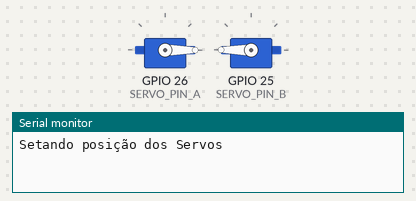
The sketch below on a simulated ESP32. On the bench: 2 × servo, the last lines printed to the serial monitor.

Above: at 0.05 s.
At 4.25 s:
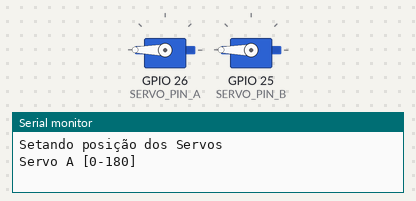
At 8.45 s:
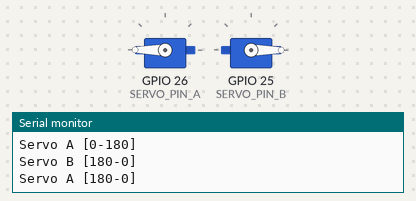
At 14.65 s:
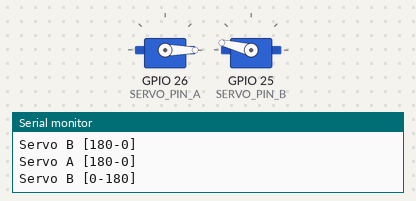
Timing chart, 0 to 19.3 s (numbered marks = the images above):
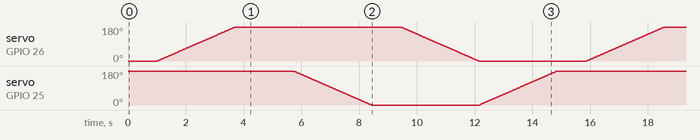

The sketch:

servo_motor_v01.ino
```cpp
#include <Servo.h>
Servo servo_a;
Servo servo_b;

#define SERVO_PIN_A 26
#define SERVO_PIN_B 25


void setup() {
  Serial.begin(9600);
  servo_a.attach(SERVO_PIN_A);
  servo_b.attach(SERVO_PIN_B);
  servo_a.write(0);
  servo_b.write(180);
  Serial.println("Setando posição dos Servos");
}

void loop() {


  delay(1000);
  Serial.println("Servo A [0-180]");
  for (int pos = 0; pos <= 180; pos += 1) {
    servo_a.write(pos);
    delay(15);
  }
  delay(2000);
  Serial.println("Servo B [180-0]");
  for (int pos = 180; pos >= 0; pos -= 1) {
    servo_b.write(pos);
    delay(15);
  }
  Serial.println("Servo A [180-0]");
  delay(1000);
  for (int pos = 180; pos >= 0; pos -= 1) {
    servo_a.write(pos);
    delay(15);
  }
  Serial.println("Servo B [0-180]");
  for (int pos = 0; pos <= 180; pos += 1) {
    servo_b.write(pos);
    delay(15);
  }
}
```
